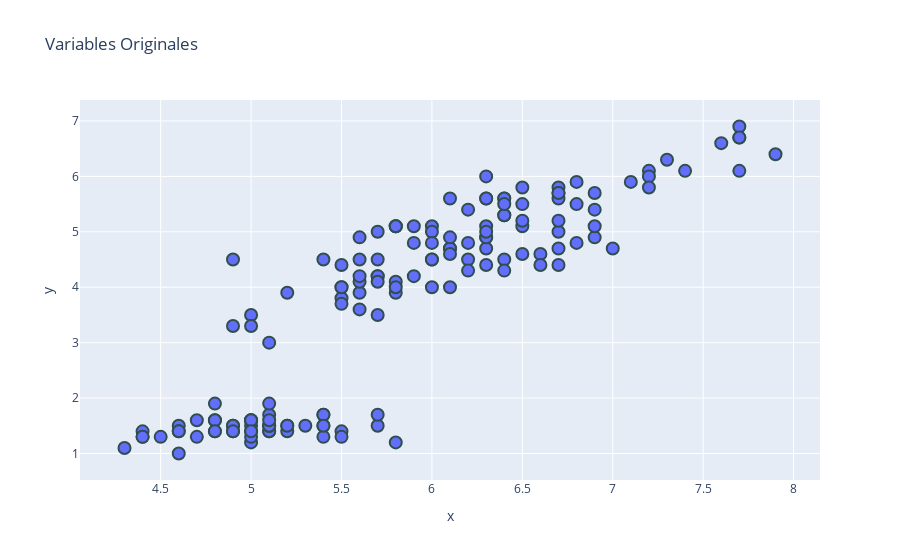

Here is the notebook cell this chart was saved with:
### Code cell
fig = px.scatter(x = df_iris['sepal.length'], y = df_iris['petal.length'], title = 'Variables Originales' )
fig.update_traces(marker=dict(size=12,
                              line=dict(width=2,
                                        color='DarkSlateGrey')),
                  selector=dict(mode='markers'))

### Figure 1 — Plotly figure (JSON) as saved in the notebook; plotly's stock layout.template omitted (floating-point values rounded to 4 significant figures; data arrays with more than 128 entries replaced by an {"elided": "..."} marker saying what was removed)
{"data": [{"hovertemplate": "x=%{x}<br>y=%{y}<extra></extra>", "legendgroup": "", "marker": {"color": "#636efa", "line": {"color": "DarkSlateGrey", "width": 2}, "size": 12, "symbol": "circle"}, "mode": "markers", "name": "", "orientation": "v", "showlegend": false, "type": "scatter", "x": {"elided": "150 float values"}, "xaxis": "x", "y": {"elided": "150 float values"}, "yaxis": "y"}], "layout": {"legend": {"tracegroupgap": 0}, "title": {"text": "Variables Originales"}, "xaxis": {"anchor": "y", "domain": [0, 1], "title": {"text": "x"}}, "yaxis": {"anchor": "x", "domain": [0, 1], "title": {"text": "y"}}}}
